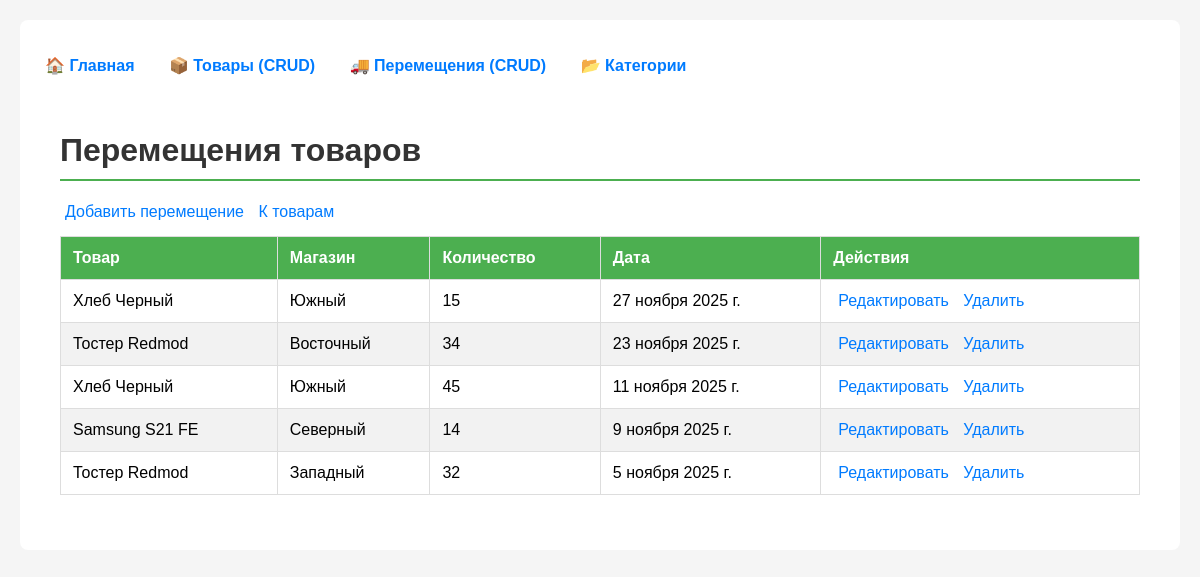
The app's page /movements/ with its own data.
### firstapp_var_6/models.py (models this page shows, shortened)
class Movement(models.Model):
    product = models.ForeignKey(Product, on_delete=models.CASCADE)
    store = models.CharField(max_length=100)
    quantity = models.IntegerField()
    date = models.DateField()
    class Meta:
        ordering = ['-date']

class Product(models.Model):
    name = models.CharField(max_length=200)
    price = models.DecimalField(max_digits=10, decimal_places=2)
    categories = models.ManyToManyField(Category, through='ProductCategory', verbose_name='Категории')
    photo = models.ImageField(upload_to='products/', blank=True, null=True)
    class Meta:
        ordering = ['name']

### firstapp_var_6/views.py (the view)
# urls.py: path('movements/', views.movement_list, name='movement_list'),
def movement_list(request):
    movements = Movement.objects.all()
    return render(request, 'movements/movement_list.html', {
        'movements': movements,
        'page_title': 'Перемещения'
    })

### templates/movements/movement_list.html
{% extends 'base.html' %}
{% block content %}
<div class="container mt-4">
    <h1>Перемещения товаров</h1>
    <div class="mb-3">
        <a href="{% url 'firstapp_var_6:movement_create' %}" class="btn btn-primary">Добавить перемещение</a>
        <a href="{% url 'firstapp_var_6:product_list' %}" class="btn btn-secondary">К товарам</a>
    </div>
    <div class="table-responsive">
        <table class="table table-striped">
            <thead>
                <tr>
                    <th>Товар</th>
                    <th>Магазин</th>
                    <th>Количество</th>
                    <th>Дата</th>
                    <th>Действия</th>
                </tr>
            </thead>
            <tbody>
                {% for movement in movements %}
                <tr>
                    <td>{{ movement.product.name }}</td>
                    <td>{{ movement.store }}</td>
                    <td>{{ movement.quantity }}</td>
                    <td>{{ movement.date }}</td>
                    <td>
                        <a href="{% url 'firstapp_var_6:movement_update' movement.pk %}"
                           class="btn btn-warning btn-sm">Редактировать</a>
                        <a href="{% url 'firstapp_var_6:movement_delete' movement.pk %}"
                           class="btn btn-danger btn-sm">Удалить</a>
                    </td>
                </tr>
                {% endfor %}
            </tbody>
        </table>
    </div>
</div>
{% endblock %}

### templates/base.html (style rules this page uses)
body { font-family: Arial, sans-serif; margin: 20px; background: #f5f5f5; }
.container { max-width: 1200px; margin: 0 auto; background: white; padding: 20px; border-radius: 8px; }
a { text-decoration: none; color: #007bff; margin: 5px; }
table { border-collapse: collapse; width: 100%; margin: 15px 0; }
th, td { border: 1px solid #ddd; padding: 12px; text-align: left; }
th { background-color: #4CAF50; color: white; }
tr:nth-child(even) { background-color: #f2f2f2; }
h1 { color: #333; border-bottom: 2px solid #4CAF50; padding-bottom: 10px; }

### records on screen
Movement: product.name "Хлеб Черный", store "Южный", quantity "15", date "27 ноября 2025 г."
Movement: product.name "Тостер Redmod", store "Восточный", quantity "34", date "23 ноября 2025 г."
Movement: product.name "Хлеб Черный", store "Южный", quantity "45", date "11 ноября 2025 г."
Movement: product.name "Samsung S21 FE", store "Северный", quantity "14", date "9 ноября 2025 г."
Movement: product.name "Тостер Redmod", store "Западный", quantity "32", date "5 ноября 2025 г."
